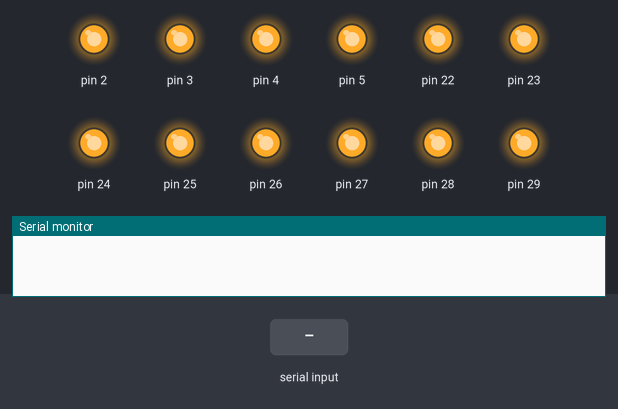
A sketch run on a simulated Arduino Uno, built for the host (arithmetic inside an expression is 32-bit, double 64-bit). Parts: output pins drawn as LEDs (lit = HIGH), the last lines printed to the serial monitor. The test bench sets the inputs (shaded band).

Above: at 1.2 s.
1.3 s: "m1ron" received over Serial
At 2.4 s:
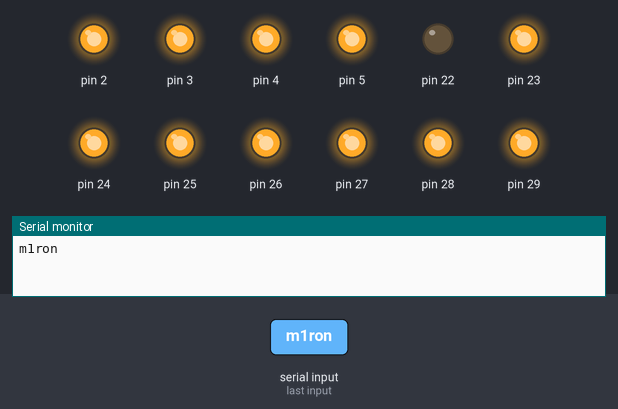
2.9 s: "m1lon" received over Serial
At 3.6 s:
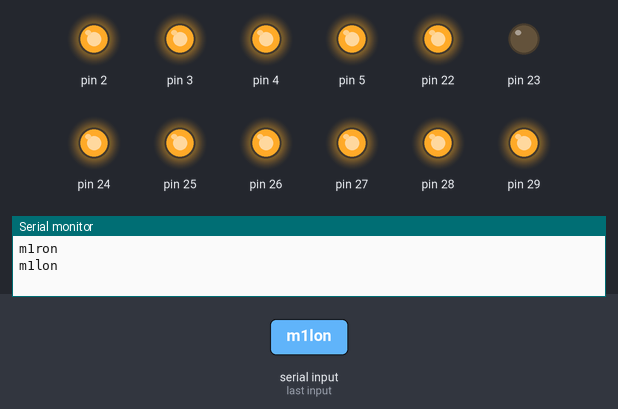
4.5 s: "m2ron" received over Serial
At 4.9 s:
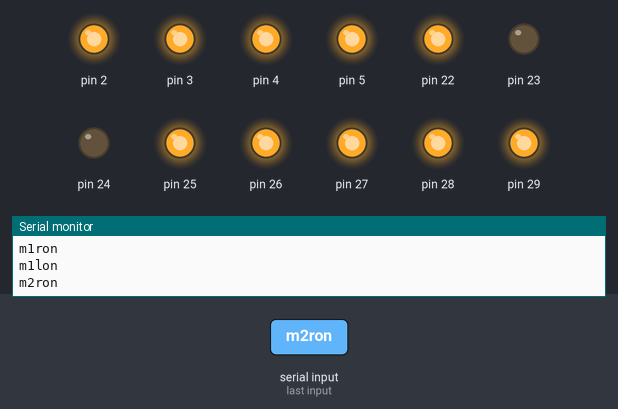
6.1 s: "m1rof" received over Serial
At 7.3 s:
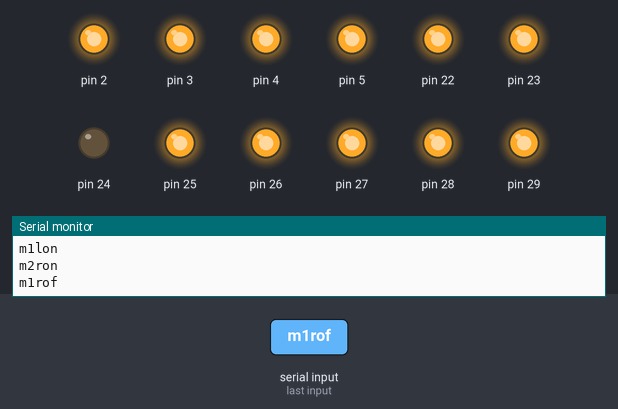
7.7 s: "m2lon" received over Serial
At 8.6 s:
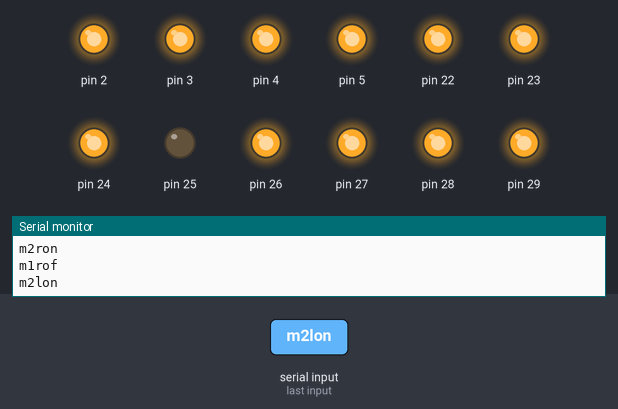
9.3 s: "m2rof" received over Serial
At 9.8 s:
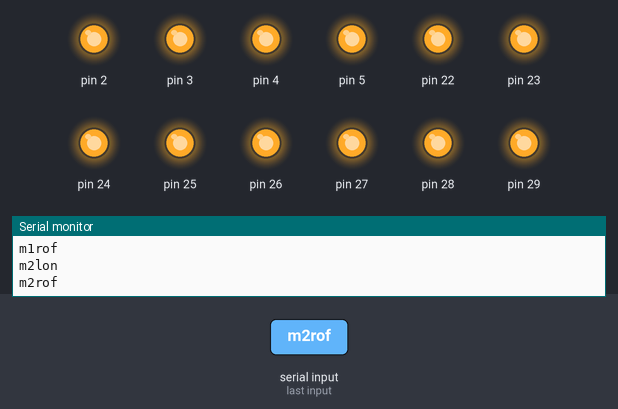
Timing chart, 0 to 11.9 s (numbered marks = the images above; inputs shaded):
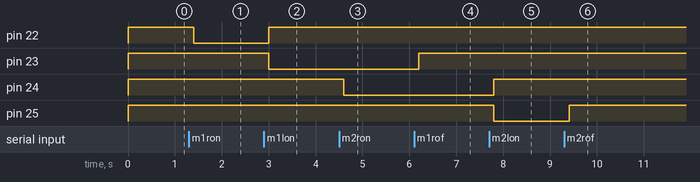

Measured:
- after the input at 1.3 s, pin 22: HIGH → LOW after 0.10 s
- after the input at 2.9 s, pin 22: LOW → HIGH after 0.10 s; pin 23: HIGH → LOW after 0.10 s
- after the input at 4.5 s, pin 24: HIGH → LOW after 0.10 s
- after the input at 6.1 s, pin 23: LOW → HIGH after 0.10 s
- after the input at 7.7 s, pin 24: LOW → HIGH after 0.11 s; pin 25: HIGH → LOW after 0.11 s
- after the input at 9.3 s, pin 25: LOW → HIGH after 0.11 s

The sketch:

arduino_screen.ino
```cpp
/* ************************************************************************** */
/*                                                                            */
/*                                                        :::      ::::::::   */
/*   ino_files/arduino_screen/arduino_screen.ino        :+:      :+:    :+:   */
/*                                                    +:+ +:+         +:+     */
/*   By: tnicolas <marvin@42.fr>                    +#+  +:+       +#+        */
/*                                                +#+#+#+#+#+   +#+           */
/*   Created: 2017/09/08 10:17:38 by tnicolas          #+#    #+#             */
/*   Updated: 2017/09/08 10:17:38 by tnicolas         ###   ########.fr       */
/*                                                                            */
/* ************************************************************************** */

class Moteur {
#define RELEASE 0
#define FORWARD 1
#define BACKWARD 2
#define BRAKE 3

	int control1;
	int control2;
	int pinVitesse;
	boolean vitBool = true;

	public: Moteur(int ctrl1, int ctrl2, int vit)
	{
		control1 = ctrl1;
		control2 = ctrl2;
		pinVitesse = vit;
	}
	public: Moteur(int ctrl1, int ctrl2)
	{
		control1 = ctrl1;
		control2 = ctrl2;
		vitBool = false;
	}

	void begin()
	{
		pinMode(control1, OUTPUT);
		pinMode(control2, OUTPUT);
		if (vitBool)
		{
			pinMode(pinVitesse, OUTPUT);
			analogWrite(pinVitesse, 255);
		}
	}

	void run(int sens)
	{
		switch (sens)
		{
			case 0:
				digitalWrite(control1, LOW);
				digitalWrite(control2, LOW);
				break;

			case 1:
				digitalWrite(control1, HIGH);
				digitalWrite(control2, LOW);
				break;

			case 2:
				digitalWrite(control1, LOW);
				digitalWrite(control2, HIGH);
				break;

			case 3:
				digitalWrite(control1, HIGH);
				digitalWrite(control2, HIGH);
				break;
		}
	}

	void setSpeed(int vit)
	{
		if (vitBool)
		{
			analogWrite(pinVitesse, vit);
		}
	}
};

Moteur     m_rot(22, 23, 2);
Moteur     m_art1(24, 25, 3);
Moteur     m_art2(28, 29, 5);
Moteur     m_pince(26, 27, 4);
int        i;
char       txt[100];
String     msg_in;

void  setup()
{
	Serial.begin(9600);
	m_rot.begin();
	m_art1.begin();
	m_art2.begin();
	m_pince.begin();
	m_rot.run(BRAKE);
	m_rot.setSpeed(255);
	m_art1.run(BRAKE);
	m_art1.setSpeed(255);
	m_art2.run(BRAKE);
	m_art2.setSpeed(255);
	m_pince.run(BRAKE);
	m_pince.setSpeed(255);
}

void loop()
{
	if (Serial.available())
	{
		i = 0;
		msg_in = "";
		while (i < 5)
		{
			msg_in += (char)Serial.read();
			i++;
		}
		Serial.println(msg_in);
		if (msg_in.equals("m1ron"))
			m_rot.run(BACKWARD);
		else if (msg_in.equals("m1lon"))
			m_rot.run(FORWARD);
		else if (msg_in.equals("m1rof") || msg_in.equals("m1lof"))
			m_rot.run(BRAKE);
		else if (msg_in.equals("m2ron"))
			m_art1.run(BACKWARD);
		else if (msg_in.equals("m2lon"))
			m_art1.run(FORWARD);
		else if (msg_in.equals("m2rof") || msg_in.equals("m2lof"))
			m_art1.run(BRAKE);
		else if (msg_in.equals("m3ron"))
			m_art2.run(BACKWARD);
		else if (msg_in.equals("m3lon"))
			m_art2.run(FORWARD);
		else if (msg_in.equals("m3rof") || msg_in.equals("m3lof"))
			m_art2.run(BRAKE);
		else if (msg_in.equals("m4ron"))
			m_pince.run(BACKWARD);
		else if (msg_in.equals("m4lon"))
			m_pince.run(FORWARD);
		else if (msg_in.equals("m4rof") || msg_in.equals("m4lof"))
			m_pince.run(BRAKE);
		else if (msg_in.equals("allof"))
		{
			m_rot.run(BRAKE);
			m_art1.run(BRAKE);
			m_art2.run(BRAKE);
			m_pince.run(BRAKE);
		}
		else if (msg_in.equals("m1125"))
			m_rot.setSpeed(125);
		else if (msg_in.equals("m1200"))
			m_rot.setSpeed(200);
		else if (msg_in.equals("m1255"))
			m_rot.setSpeed(255);
		else if (msg_in.equals("m2125"))
			m_art1.setSpeed(125);
		else if (msg_in.equals("m200"))
			m_art1.setSpeed(200);
		else if (msg_in.equals("m2255"))
			m_art1.setSpeed(255);
		else if (msg_in.equals("m3125"))
			m_art2.setSpeed(200);
		else if (msg_in.equals("m3200"))
			m_art2.setSpeed(225);
		else if (msg_in.equals("m3255"))
			m_art2.setSpeed(255);
		else if (msg_in.equals("m4125"))
			m_pince.setSpeed(200);
		else if (msg_in.equals("m4200"))
			m_pince.setSpeed(225);
		else if (msg_in.equals("m4255"))
			m_pince.setSpeed(255);
	}
	delay(200);
}
```
